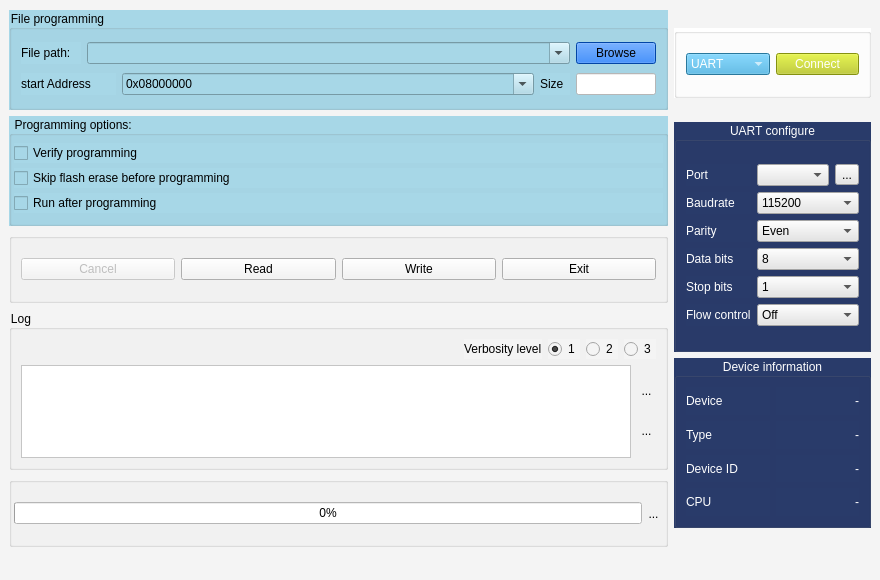
<?xml version="1.0" encoding="UTF-8"?>
<ui version="4.0">
 <class>MainWindow</class>
 <widget class="QMainWindow" name="MainWindow">
  <property name="geometry">
   <rect>
    <x>0</x>
    <y>0</y>
    <width>880</width>
    <height>580</height>
   </rect>
  </property>
  <property name="sizePolicy">
   <sizepolicy hsizetype="Fixed" vsizetype="Fixed">
    <horstretch>0</horstretch>
    <verstretch>0</verstretch>
   </sizepolicy>
  </property>
  <property name="minimumSize">
   <size>
    <width>880</width>
    <height>580</height>
   </size>
  </property>
  <property name="maximumSize">
   <size>
    <width>880</width>
    <height>580</height>
   </size>
  </property>
  <property name="acceptDrops">
   <bool>true</bool>
  </property>
  <property name="windowTitle">
   <string>STM32Programming</string>
  </property>
  <property name="windowIcon">
   <iconset resource="gui_icons.qrc">
    <normaloff>:/images/images/Programmer.ico</normaloff>:/images/images/Programmer.ico</iconset>
  </property>
  <property name="styleSheet">
   <string notr="true">background-color: rgb(244, 244, 244);</string>
  </property>
  <widget class="QWidget" name="centralwidget">
   <layout class="QGridLayout" name="gridLayout_7">
    <item row="0" column="0">
     <layout class="QVBoxLayout" name="verticalLayout_3">
      <item>
       <widget class="QGroupBox" name="fileGroup">
        <property name="minimumSize">
         <size>
          <width>0</width>
          <height>100</height>
         </size>
        </property>
        <property name="maximumSize">
         <size>
          <width>16777215</width>
          <height>100</height>
         </size>
        </property>
        <property name="styleSheet">
         <string notr="true">background-color:rgb(167,215,231);
</string>
        </property>
        <property name="title">
         <string>File programming</string>
        </property>
        <layout class="QVBoxLayout" name="verticalLayout">
         <item>
          <layout class="QHBoxLayout" name="horizontalLayout">
           <item>
            <widget class="QLabel" name="label">
             <property name="maximumSize">
              <size>
               <width>60</width>
               <height>16777215</height>
              </size>
             </property>
             <property name="text">
              <string>File path:</string>
             </property>
            </widget>
           </item>
           <item>
            <widget class="QComboBox" name="filepath">
             <property name="styleSheet">
              <string notr="true">background-color:white;
drop-down: {background-color: rgb(219, 219, 219)};

</string>
             </property>
             <property name="editable">
              <bool>true</bool>
             </property>
            </widget>
           </item>
           <item>
            <widget class="QPushButton" name="tbBrowse">
             <property name="maximumSize">
              <size>
               <width>80</width>
               <height>16777215</height>
              </size>
             </property>
             <property name="styleSheet">
              <string notr="true">background-color: rgb(3, 96, 233);</string>
             </property>
             <property name="text">
              <string>Browse</string>
             </property>
            </widget>
           </item>
          </layout>
         </item>
         <item>
          <layout class="QHBoxLayout" name="horizontalLayout_2">
           <item>
            <widget class="QLabel" name="hashLabel">
             <property name="sizePolicy">
              <sizepolicy hsizetype="Preferred" vsizetype="Preferred">
               <horstretch>0</horstretch>
               <verstretch>0</verstretch>
              </sizepolicy>
             </property>
             <property name="maximumSize">
              <size>
               <width>95</width>
               <height>16777215</height>
              </size>
             </property>
             <property name="text">
              <string>start Address</string>
             </property>
             <property name="wordWrap">
              <bool>false</bool>
             </property>
             <property name="margin">
              <number>1</number>
             </property>
             <property name="textInteractionFlags">
              <set>Qt::LinksAccessibleByMouse|Qt::TextSelectableByMouse</set>
             </property>
            </widget>
           </item>
           <item>
            <widget class="QComboBox" name="StartAddress">
             <property name="styleSheet">
              <string notr="true">background-color:white;
drop-down: {background-color: rgb(219, 219, 219)};

</string>
             </property>
             <property name="editable">
              <bool>true</bool>
             </property>
             <item>
              <property name="text">
               <string>0x08000000</string>
              </property>
             </item>
            </widget>
           </item>
           <item>
            <widget class="QLabel" name="label_13">
             <property name="maximumSize">
              <size>
               <width>30</width>
               <height>16777215</height>
              </size>
             </property>
             <property name="text">
              <string>Size</string>
             </property>
            </widget>
           </item>
           <item>
            <widget class="QLineEdit" name="leSize">
             <property name="maximumSize">
              <size>
               <width>80</width>
               <height>16777215</height>
              </size>
             </property>
             <property name="styleSheet">
              <string notr="true">background-color:white;</string>
             </property>
            </widget>
           </item>
          </layout>
         </item>
        </layout>
       </widget>
      </item>
      <item>
       <widget class="QGroupBox" name="optionsgroupBox">
        <property name="minimumSize">
         <size>
          <width>0</width>
          <height>110</height>
         </size>
        </property>
        <property name="maximumSize">
         <size>
          <width>16777215</width>
          <height>110</height>
         </size>
        </property>
        <property name="styleSheet">
         <string notr="true">background-color:rgb(167,215,231);
</string>
        </property>
        <property name="title">
         <string> Programming options:</string>
        </property>
        <layout class="QHBoxLayout">
         <property name="spacing">
          <number>0</number>
         </property>
         <property name="leftMargin">
          <number>2</number>
         </property>
         <property name="topMargin">
          <number>2</number>
         </property>
         <property name="rightMargin">
          <number>2</number>
         </property>
         <property name="bottomMargin">
          <number>2</number>
         </property>
         <item>
          <layout class="QVBoxLayout" name="verticalLayout_2">
           <item>
            <widget class="QCheckBox" name="bVerfiy">
             <property name="styleSheet">
              <string notr="true"/>
             </property>
             <property name="text">
              <string>Verify programming</string>
             </property>
            </widget>
           </item>
           <item>
            <widget class="QCheckBox" name="bSkip">
             <property name="text">
              <string>Skip flash erase before programming</string>
             </property>
            </widget>
           </item>
           <item>
            <widget class="QCheckBox" name="bRun">
             <property name="text">
              <string>Run after programming</string>
             </property>
            </widget>
           </item>
          </layout>
         </item>
        </layout>
       </widget>
      </item>
     </layout>
    </item>
    <item row="0" column="1" rowspan="4">
     <layout class="QGridLayout" name="gridLayout_6">
      <item row="0" column="0">
       <widget class="QGroupBox" name="connectgroupBox">
        <property name="minimumSize">
         <size>
          <width>0</width>
          <height>70</height>
         </size>
        </property>
        <property name="maximumSize">
         <size>
          <width>16777215</width>
          <height>70</height>
         </size>
        </property>
        <property name="styleSheet">
         <string notr="true">background-color:white;</string>
        </property>
        <property name="title">
         <string/>
        </property>
        <layout class="QGridLayout" name="gridLayout_4">
         <item row="0" column="0">
          <layout class="QHBoxLayout" name="horizontalLayout_8">
           <item>
            <widget class="QComboBox" name="bType">
             <property name="styleSheet">
              <string notr="true">background-color:rgb(58,168,219);
color:white;</string>
             </property>
             <item>
              <property name="text">
               <string>UART</string>
              </property>
             </item>
            </widget>
           </item>
           <item>
            <widget class="QPushButton" name="ConnectBtn">
             <property name="toolTip">
              <string>Connect to Device</string>
             </property>
             <property name="statusTip">
              <string>connect to device</string>
             </property>
             <property name="styleSheet">
              <string notr="true">background-color:rgb(186,203,22);
color:white;</string>
             </property>
             <property name="text">
              <string>Connect</string>
             </property>
             <property name="checkable">
              <bool>true</bool>
             </property>
            </widget>
           </item>
          </layout>
         </item>
        </layout>
       </widget>
      </item>
      <item row="1" column="0">
       <layout class="QVBoxLayout" name="verticalLayout_8" stretch="0,0">
        <property name="topMargin">
         <number>0</number>
        </property>
        <item>
         <widget class="QGroupBox" name="configuregroupBox">
          <property name="minimumSize">
           <size>
            <width>0</width>
            <height>230</height>
           </size>
          </property>
          <property name="maximumSize">
           <size>
            <width>16777215</width>
            <height>230</height>
           </size>
          </property>
          <property name="styleSheet">
           <string notr="true">background-color:rgb(41,59,106);
color:white;</string>
          </property>
          <property name="title">
           <string>UART configure</string>
          </property>
          <property name="alignment">
           <set>Qt::AlignCenter</set>
          </property>
          <layout class="QGridLayout" name="gridLayout_2">
           <item row="0" column="0">
            <layout class="QHBoxLayout" name="horizontalLayout_9">
             <item>
              <layout class="QVBoxLayout" name="verticalLayout_6">
               <item>
                <widget class="QLabel" name="label_4">
                 <property name="text">
                  <string>Port</string>
                 </property>
                </widget>
               </item>
               <item>
                <widget class="QLabel" name="label_5">
                 <property name="text">
                  <string>Baudrate</string>
                 </property>
                </widget>
               </item>
               <item>
                <widget class="QLabel" name="label_6">
                 <property name="text">
                  <string>Parity</string>
                 </property>
                </widget>
               </item>
               <item>
                <widget class="QLabel" name="label_7">
                 <property name="text">
                  <string>Data bits</string>
                 </property>
                </widget>
               </item>
               <item>
                <widget class="QLabel" name="label_8">
                 <property name="text">
                  <string>Stop bits</string>
                 </property>
                </widget>
               </item>
               <item>
                <widget class="QLabel" name="label_9">
                 <property name="text">
                  <string>Flow control</string>
                 </property>
                </widget>
               </item>
              </layout>
             </item>
             <item>
              <layout class="QVBoxLayout" name="verticalLayout_5">
               <item>
                <layout class="QHBoxLayout" name="horizontalLayout_19" stretch="0,0">
                 <property name="spacing">
                  <number>6</number>
                 </property>
                 <property name="sizeConstraint">
                  <enum>QLayout::SetNoConstraint</enum>
                 </property>
                 <property name="leftMargin">
                  <number>0</number>
                 </property>
                 <property name="bottomMargin">
                  <number>0</number>
                 </property>
                 <item>
                  <widget class="QComboBox" name="bDevice">
                   <property name="styleSheet">
                    <string notr="true">background-color:rgb(229,229,229);
color:black;</string>
                   </property>
                  </widget>
                 </item>
                 <item>
                  <widget class="QToolButton" name="UpdateBtn">
                   <property name="styleSheet">
                    <string notr="true">background-color:rgb(229,229,229);
color:black;</string>
                   </property>
                   <property name="text">
                    <string>...</string>
                   </property>
                   <property name="icon">
                    <iconset resource="gui_icons.qrc">
                     <normaloff>:/images/images/icon_update.png</normaloff>:/images/images/icon_update.png</iconset>
                   </property>
                  </widget>
                 </item>
                </layout>
               </item>
               <item>
                <widget class="QComboBox" name="bBaudrate">
                 <property name="styleSheet">
                  <string notr="true">background-color:rgb(229,229,229);
color:black;</string>
                 </property>
                 <property name="currentIndex">
                  <number>9</number>
                 </property>
                 <item>
                  <property name="text">
                   <string>1200</string>
                  </property>
                 </item>
                 <item>
                  <property name="text">
                   <string>2400</string>
                  </property>
                 </item>
                 <item>
                  <property name="text">
                   <string>4800</string>
                  </property>
                 </item>
                 <item>
                  <property name="text">
                   <string>9600</string>
                  </property>
                 </item>
                 <item>
                  <property name="text">
                   <string>14400</string>
                  </property>
                 </item>
                 <item>
                  <property name="text">
                   <string>19200</string>
                  </property>
                 </item>
                 <item>
                  <property name="text">
                   <string>38400</string>
                  </property>
                 </item>
                 <item>
                  <property name="text">
                   <string>56000</string>
                  </property>
                 </item>
                 <item>
                  <property name="text">
                   <string>57600</string>
                  </property>
                 </item>
                 <item>
                  <property name="text">
                   <string>115200</string>
                  </property>
                 </item>
                </widget>
               </item>
               <item>
                <widget class="QComboBox" name="bParity">
                 <property name="styleSheet">
                  <string notr="true">background-color:rgb(229,229,229);
color:black;</string>
                 </property>
                 <item>
                  <property name="text">
                   <string>Even</string>
                  </property>
                 </item>
                 <item>
                  <property name="text">
                   <string>Odd</string>
                  </property>
                 </item>
                 <item>
                  <property name="text">
                   <string>None</string>
                  </property>
                 </item>
                </widget>
               </item>
               <item>
                <widget class="QComboBox" name="bDatabits">
                 <property name="enabled">
                  <bool>true</bool>
                 </property>
                 <property name="styleSheet">
                  <string notr="true">background-color:rgb(229,229,229);
color:black;</string>
                 </property>
                 <property name="editable">
                  <bool>false</bool>
                 </property>
                 <item>
                  <property name="text">
                   <string>8</string>
                  </property>
                 </item>
                 <item>
                  <property name="text">
                   <string>7</string>
                  </property>
                 </item>
                 <item>
                  <property name="text">
                   <string>6</string>
                  </property>
                 </item>
                 <item>
                  <property name="text">
                   <string>5</string>
                  </property>
                 </item>
                </widget>
               </item>
               <item>
                <widget class="QComboBox" name="bStopbits">
                 <property name="enabled">
                  <bool>true</bool>
                 </property>
                 <property name="styleSheet">
                  <string notr="true">background-color:rgb(229,229,229);
color:black;</string>
                 </property>
                 <item>
                  <property name="text">
                   <string>1</string>
                  </property>
                 </item>
                 <item>
                  <property name="text">
                   <string>2</string>
                  </property>
                 </item>
                </widget>
               </item>
               <item>
                <widget class="QComboBox" name="bFlowControl">
                 <property name="enabled">
                  <bool>true</bool>
                 </property>
                 <property name="styleSheet">
                  <string notr="true">background-color:rgb(229,229,229);
color:black;</string>
                 </property>
                 <property name="duplicatesEnabled">
                  <bool>false</bool>
                 </property>
                 <item>
                  <property name="text">
                   <string>Off</string>
                  </property>
                 </item>
                 <item>
                  <property name="text">
                   <string>RTC/CTS</string>
                  </property>
                 </item>
                 <item>
                  <property name="text">
                   <string>XON/XOFF</string>
                  </property>
                 </item>
                </widget>
               </item>
              </layout>
             </item>
            </layout>
           </item>
          </layout>
         </widget>
        </item>
        <item>
         <widget class="QGroupBox" name="devicegroupBox">
          <property name="maximumSize">
           <size>
            <width>16777215</width>
            <height>170</height>
           </size>
          </property>
          <property name="styleSheet">
           <string notr="true">background-color:rgb(41,59,106);
color:white;</string>
          </property>
          <property name="title">
           <string>Device information</string>
          </property>
          <property name="alignment">
           <set>Qt::AlignCenter</set>
          </property>
          <layout class="QGridLayout" name="gridLayout_3">
           <item row="0" column="0">
            <layout class="QVBoxLayout" name="verticalLayout_7">
             <item>
              <layout class="QHBoxLayout" name="horizontalLayout_15">
               <item>
                <widget class="QLabel" name="label_12">
                 <property name="text">
                  <string>Device</string>
                 </property>
                </widget>
               </item>
               <item>
                <widget class="QLabel" name="lDevice">
                 <property name="text">
                  <string>-</string>
                 </property>
                 <property name="alignment">
                  <set>Qt::AlignRight|Qt::AlignTrailing|Qt::AlignVCenter</set>
                 </property>
                </widget>
               </item>
              </layout>
             </item>
             <item>
              <layout class="QHBoxLayout" name="horizontalLayout_16">
               <item>
                <widget class="QLabel" name="label_11">
                 <property name="text">
                  <string>Type</string>
                 </property>
                </widget>
               </item>
               <item>
                <widget class="QLabel" name="lType">
                 <property name="text">
                  <string>-</string>
                 </property>
                 <property name="alignment">
                  <set>Qt::AlignRight|Qt::AlignTrailing|Qt::AlignVCenter</set>
                 </property>
                </widget>
               </item>
              </layout>
             </item>
             <item>
              <layout class="QHBoxLayout" name="horizontalLayout_17">
               <item>
                <widget class="QLabel" name="label_3">
                 <property name="text">
                  <string>Device ID</string>
                 </property>
                </widget>
               </item>
               <item>
                <widget class="QLabel" name="lDeviceID">
                 <property name="text">
                  <string>-</string>
                 </property>
                 <property name="alignment">
                  <set>Qt::AlignRight|Qt::AlignTrailing|Qt::AlignVCenter</set>
                 </property>
                </widget>
               </item>
              </layout>
             </item>
             <item>
              <layout class="QHBoxLayout" name="horizontalLayout_18">
               <item>
                <widget class="QLabel" name="label_10">
                 <property name="text">
                  <string>CPU</string>
                 </property>
                </widget>
               </item>
               <item>
                <widget class="QLabel" name="lCPU">
                 <property name="text">
                  <string>-</string>
                 </property>
                 <property name="alignment">
                  <set>Qt::AlignRight|Qt::AlignTrailing|Qt::AlignVCenter</set>
                 </property>
                </widget>
               </item>
              </layout>
             </item>
            </layout>
           </item>
          </layout>
         </widget>
        </item>
       </layout>
      </item>
     </layout>
    </item>
    <item row="1" column="0">
     <widget class="QGroupBox" name="BtngroupBox">
      <property name="maximumSize">
       <size>
        <width>16777215</width>
        <height>70</height>
       </size>
      </property>
      <property name="styleSheet">
       <string notr="true">background-color: rgb(244, 244, 244);</string>
      </property>
      <property name="title">
       <string/>
      </property>
      <layout class="QGridLayout" name="gridLayout_5">
       <item row="0" column="3">
        <widget class="QPushButton" name="bWrite">
         <property name="statusTip">
          <string>Write data from 'Binary File' to 'Device'</string>
         </property>
         <property name="text">
          <string>Write</string>
         </property>
        </widget>
       </item>
       <item row="0" column="2">
        <widget class="QPushButton" name="bRead">
         <property name="statusTip">
          <string>Read data from 'Device' to 'Binary File'</string>
         </property>
         <property name="text">
          <string>Read</string>
         </property>
        </widget>
       </item>
       <item row="0" column="1">
        <widget class="QPushButton" name="bCancel">
         <property name="enabled">
          <bool>false</bool>
         </property>
         <property name="statusTip">
          <string>Cancel current process.</string>
         </property>
         <property name="text">
          <string>Cancel</string>
         </property>
        </widget>
       </item>
       <item row="0" column="4">
        <widget class="QPushButton" name="bExit">
         <property name="statusTip">
          <string>Exit  BootLoader</string>
         </property>
         <property name="text">
          <string>Exit</string>
         </property>
        </widget>
       </item>
      </layout>
     </widget>
    </item>
    <item row="2" column="0">
     <widget class="QGroupBox" name="loggroupBox">
      <property name="maximumSize">
       <size>
        <width>16777215</width>
        <height>160</height>
       </size>
      </property>
      <property name="styleSheet">
       <string notr="true">background-color: rgb(244, 244, 244);</string>
      </property>
      <property name="title">
       <string>Log</string>
      </property>
      <layout class="QGridLayout" name="gridLayout">
       <item row="0" column="0">
        <layout class="QHBoxLayout" name="horizontalLayout_6">
         <item>
          <spacer name="horizontalSpacer">
           <property name="orientation">
            <enum>Qt::Horizontal</enum>
           </property>
           <property name="sizeHint" stdset="0">
            <size>
             <width>40</width>
             <height>20</height>
            </size>
           </property>
          </spacer>
         </item>
         <item>
          <layout class="QHBoxLayout" name="horizontalLayout_5">
           <item>
            <widget class="QLabel" name="label_2">
             <property name="text">
              <string>Verbosity level</string>
             </property>
            </widget>
           </item>
           <item>
            <layout class="QHBoxLayout" name="horizontalLayout_3">
             <item>
              <widget class="QRadioButton" name="level_1">
               <property name="text">
                <string>1</string>
               </property>
               <property name="checked">
                <bool>true</bool>
               </property>
              </widget>
             </item>
             <item>
              <widget class="QRadioButton" name="level_2">
               <property name="text">
                <string>2</string>
               </property>
              </widget>
             </item>
             <item>
              <widget class="QRadioButton" name="level_3">
               <property name="text">
                <string>3</string>
               </property>
              </widget>
             </item>
            </layout>
           </item>
          </layout>
         </item>
        </layout>
       </item>
       <item row="1" column="0">
        <layout class="QHBoxLayout" name="horizontalLayout_4">
         <item>
          <widget class="QListWidget" name="loglist">
           <property name="styleSheet">
            <string notr="true">background-color: white;</string>
           </property>
          </widget>
         </item>
         <item>
          <layout class="QVBoxLayout" name="verticalLayout_4">
           <item>
            <widget class="QToolButton" name="ClearBtn">
             <property name="statusTip">
              <string>clean log</string>
             </property>
             <property name="styleSheet">
              <string notr="true">background: transparent;   
border:none</string>
             </property>
             <property name="text">
              <string>...</string>
             </property>
             <property name="icon">
              <iconset resource="gui_icons.qrc">
               <normaloff>:/images/images/clear.png</normaloff>:/images/images/clear.png</iconset>
             </property>
            </widget>
           </item>
           <item>
            <widget class="QToolButton" name="SaveBtn">
             <property name="statusTip">
              <string>save log to file</string>
             </property>
             <property name="styleSheet">
              <string notr="true">background: transparent;   
border:none</string>
             </property>
             <property name="text">
              <string>...</string>
             </property>
             <property name="icon">
              <iconset resource="gui_icons.qrc">
               <normaloff>:/images/images/save.png</normaloff>:/images/images/save.png</iconset>
             </property>
            </widget>
           </item>
          </layout>
         </item>
        </layout>
       </item>
      </layout>
     </widget>
    </item>
    <item row="3" column="0">
     <widget class="QGroupBox" name="progressgroupBox">
      <property name="maximumSize">
       <size>
        <width>16777215</width>
        <height>70</height>
       </size>
      </property>
      <property name="styleSheet">
       <string notr="true">background-color: rgb(244, 244, 244);</string>
      </property>
      <property name="title">
       <string/>
      </property>
      <layout class="QHBoxLayout">
       <property name="spacing">
        <number>2</number>
       </property>
       <property name="leftMargin">
        <number>2</number>
       </property>
       <property name="topMargin">
        <number>2</number>
       </property>
       <property name="rightMargin">
        <number>2</number>
       </property>
       <property name="bottomMargin">
        <number>2</number>
       </property>
       <item>
        <layout class="QHBoxLayout" name="horizontalLayout_7">
         <item>
          <widget class="QProgressBar" name="progressbar">
           <property name="styleSheet">
            <string notr="true">background-color: white;</string>
           </property>
           <property name="value">
            <number>0</number>
           </property>
           <property name="textVisible">
            <bool>true</bool>
           </property>
           <property name="format">
            <string>%p%</string>
           </property>
          </widget>
         </item>
         <item>
          <widget class="QToolButton" name="deleteBtn">
           <property name="styleSheet">
            <string notr="true">background: transparent;   
border:none</string>
           </property>
           <property name="text">
            <string>...</string>
           </property>
           <property name="icon">
            <iconset resource="gui_icons.qrc">
             <normaloff>:/images/images/delete.png</normaloff>:/images/images/delete.png</iconset>
           </property>
          </widget>
         </item>
        </layout>
       </item>
      </layout>
     </widget>
    </item>
   </layout>
  </widget>
  <widget class="QStatusBar" name="statusbar"/>
 </widget>
 <resources>
  <include location="gui_icons.qrc"/>
 </resources>
 <connections>
  <connection>
   <sender>bExit</sender>
   <signal>clicked()</signal>
   <receiver>MainWindow</receiver>
   <slot>close()</slot>
   <hints>
    <hint type="sourcelabel">
     <x>466</x>
     <y>285</y>
    </hint>
    <hint type="destinationlabel">
     <x>498</x>
     <y>311</y>
    </hint>
   </hints>
  </connection>
 </connections>
</ui>
